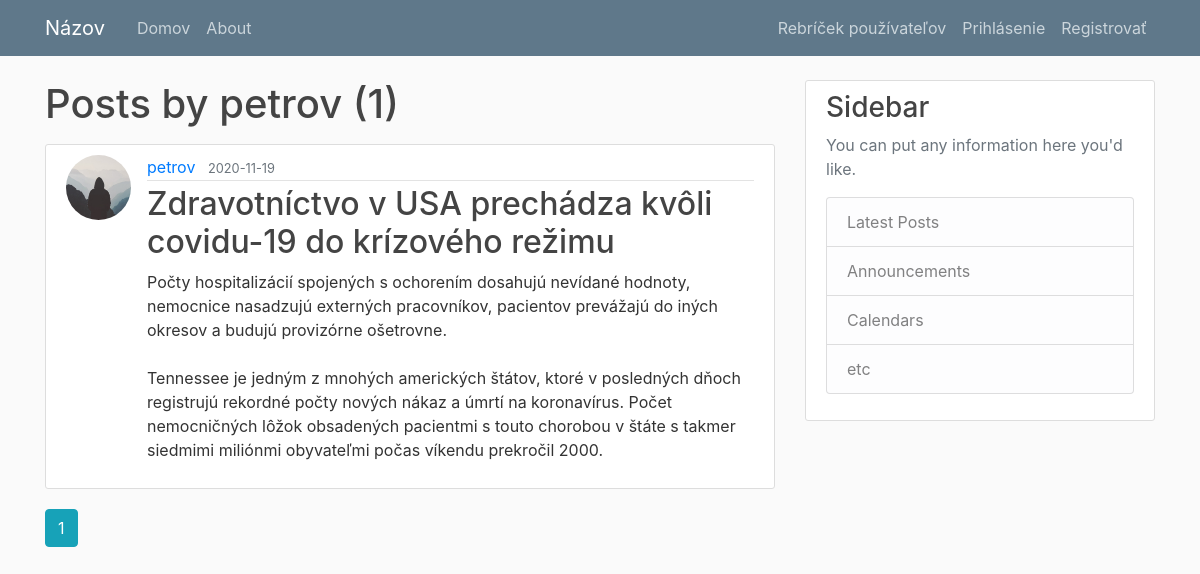
The app's page /user/petrov, older data.
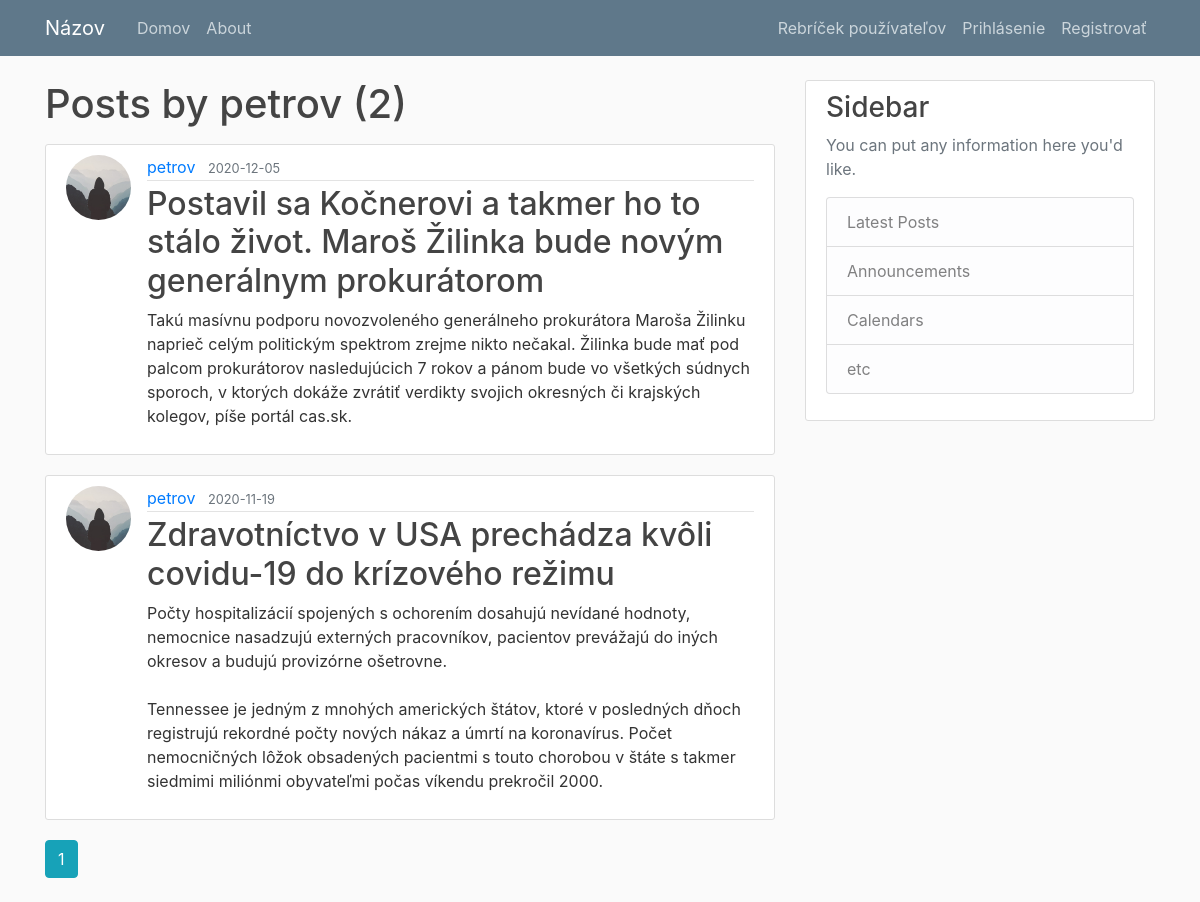
The same page, newer data.
### application/models.py (models this page shows, shortened)
class Post(db.Model):
    id = db.Column(db.Integer, primary_key=True)
    title =  db.Column(db.String(100), nullable=False)
    url = db.Column(db.String(250), nullable=False)
    date_posted = db.Column(db.DateTime, nullable=False, default=datetime.utcnow())
    content = db.Column(db.Text, nullable=False)
    user_id = db.Column(db.Integer, db.ForeignKey('user.id'), nullable=False)
    comments = db.relationship('Comment', backref='post', lazy=True)
    likes = db.relationship('PostLike', backref='post', lazy=True)
    trustworthy_submissions = db.relationship('TrustworthySubmission', backref='post', lazy=True)
    keywords = db.relationship('KeyWord', backref='post', lazy=True)
    votes = 0
    can_upvote = True
    can_downvote = True

class User(db.Model, UserMixin):
    id = db.Column(db.Integer, primary_key=True)
    username = db.Column(db.String(20), unique=True, nullable=False)
    email = db.Column(db.String(120), unique=True, nullable=False)
    image_file = db.Column(db.String(20), nullable=False, default='default.jpg')
    password = db.Column(db.String(60), nullable=False)
    posts = db.relationship('Post', backref='author', lazy=True)
    comments = db.relationship('Comment', backref='author', lazy=True)
    comment_likes = db.relationship('CommentLike', backref='user', lazy=True)
    post_likes = db.relationship('PostLike', backref='user', lazy=True)
    trustworthy_submissions = db.relationship('TrustworthySubmission', backref='user', lazy=True)
    score = 0

### application/users/routes.py (the view)
@users.route('/user/<string:username>')
def user_posts(username):
    page = request.args.get('page', 1, type=int)
    user = User.query.filter_by(username=username).first_or_404()
    posts = Post.query.filter_by(author=user)\
        .order_by(Post.date_posted.desc())\
        .paginate(page=page, per_page=5)
    return render_template('user_posts.html', posts=posts, user=user)

### application/templates/user_posts.html
{% extends "layout.html" %}
{% block content %}
<h1 class="mb-3">Posts by {{ user.username }} ({{ posts.total }})</h1>
{% for post in posts.items %}
<article class="media content-section">
  <img class="rounded-circle article-img"
    src="{{ url_for('static', filename='profile_pics/' + post.author.image_file) }}">
  <div class="media-body">
    <div class="article-metadata">
      <a class="mr-2"
        href="{{ url_for('users.user_posts', username=post.author.username) }}">{{ post.author.username }}</a>
      <small class="text-muted">{{ post.date_posted.strftime('%Y-%m-%d') }}</small>
    </div>
    <h2><a class="article-title" href="{{ url_for('posts.post', post_id=post.id) }}">{{ post.title }}</a></h2>
    <p class="article-content">{{ post.content }}</p>
  </div>
</article>
{% endfor %}
{% for page_num in posts.iter_pages(left_edge=1, right_edge=1, left_current=1, right_current=2) %}
{% if page_num %}
{% if posts.page == page_num %}
<a class="btn btn-info mb-4"
  href="{{ url_for('users.user_posts', username=user.username, page=page_num) }}">{{ page_num }}</a>
{% else %}
<a class="btn btn-outline-info mb-4"
  href="{{ url_for('users.user_posts', username=user.username, page=page_num) }}">{{ page_num }}</a>
{% endif %}
{% else %}
...
{% endif %}
{% endfor %}
{% endblock content %}

Row changes from the older to the newer data that the page shows:
added Post: image_file (placeholder picture), author.username "petrov", date_posted "2020-12-05", title "Postavil sa Kočnerovi a takmer ho to stálo život. Maroš Žilinka bude novým generálnym prokurátorom", content "Takú masívnu podporu novozvoleného generálneho prokurátora Maroša Žilinku naprieč celým politickým spektrom zrejme nikto nečakal. Žilinka bude mať pod palcom prokurátorov nasledujúcich 7 rokov a pánom bude vo všetkých súdnych sporoch, v ktorých dokáže zvrátiť verdikty svojich okresných či krajských kolegov, píše portál cas.sk."
Text that changed along with them:
{{ posts.total }}: "1" → "2"
